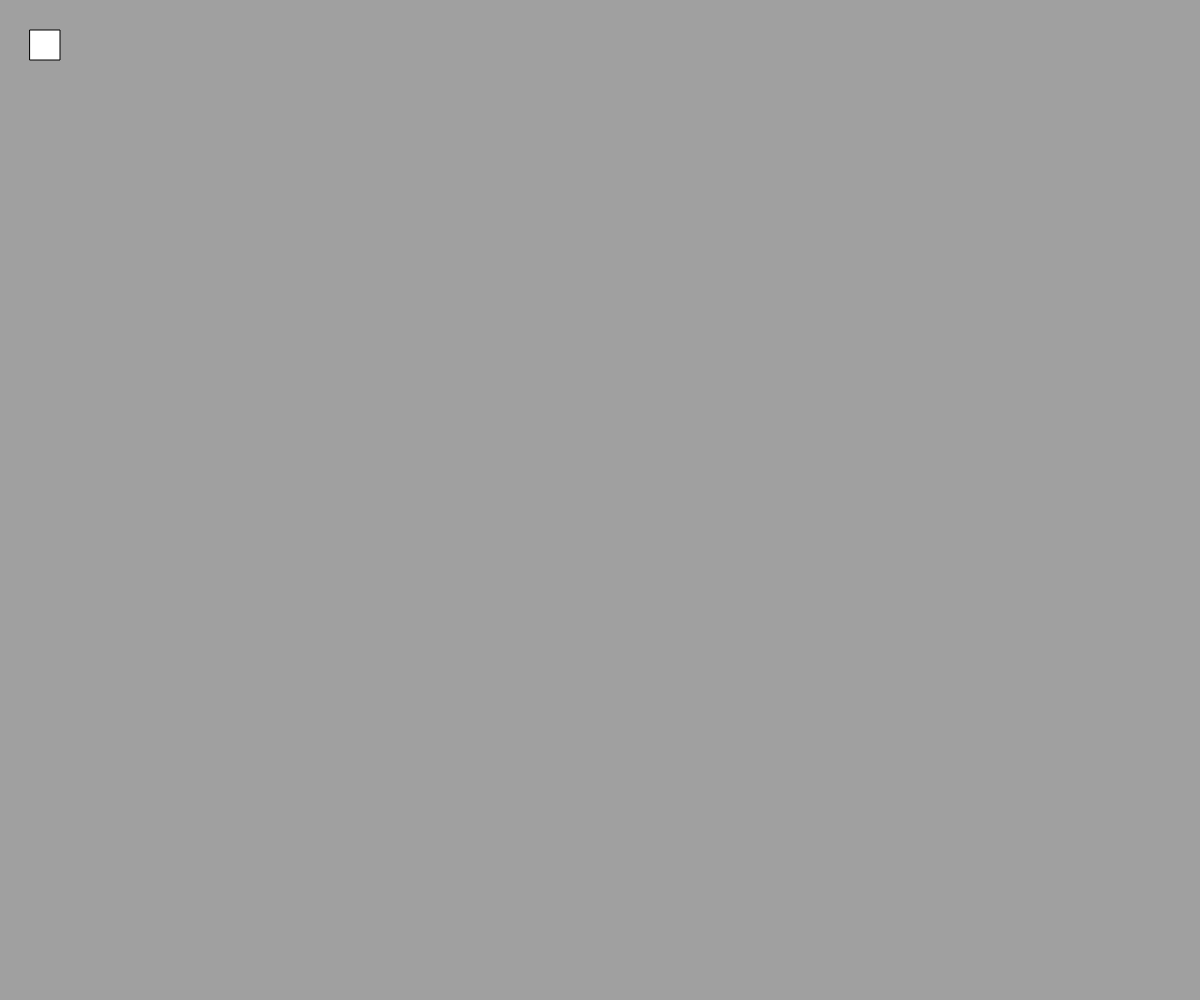
Frame 1 (no input)
Frame 60 (no input): identical to frame 1, image omitted
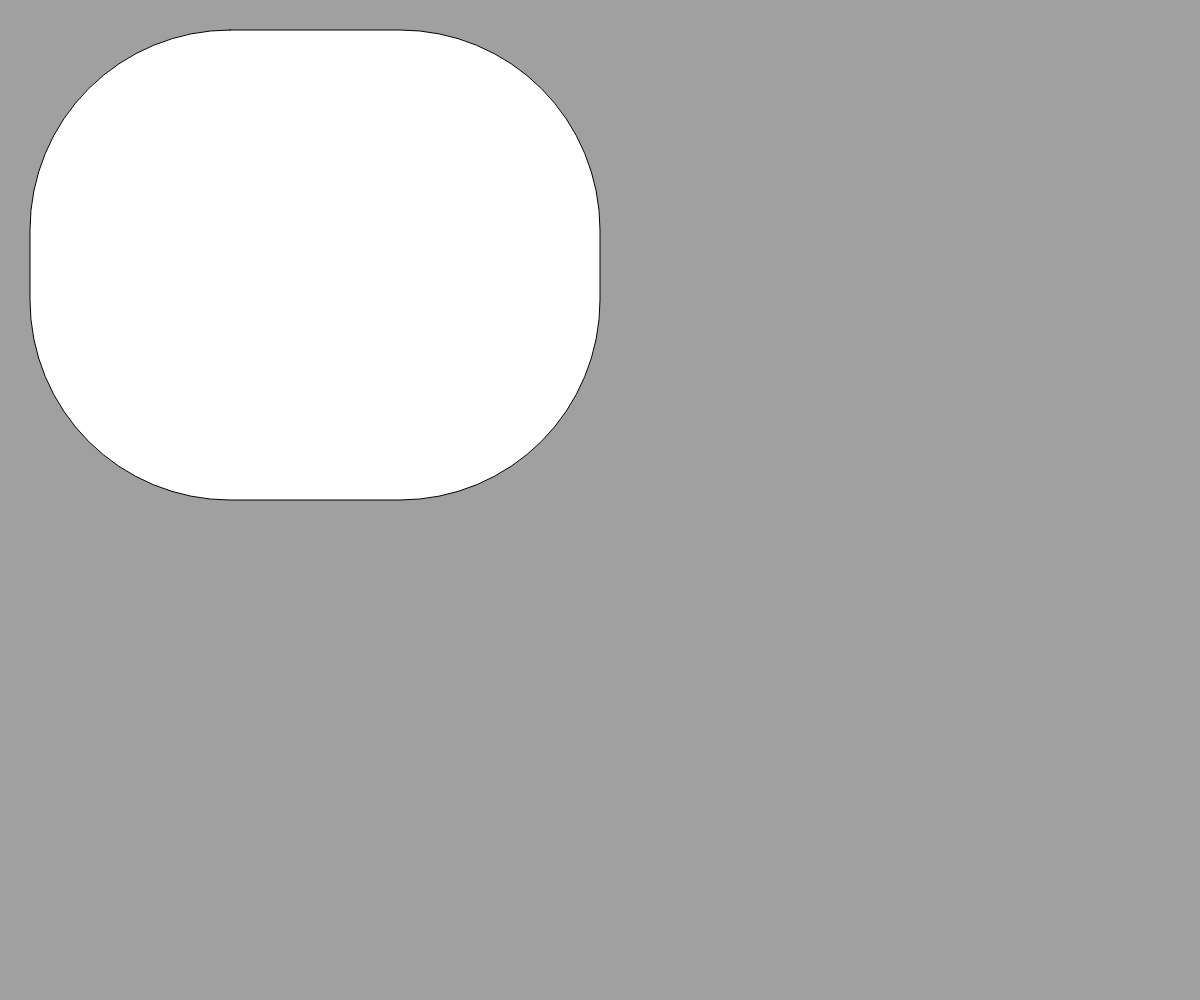
Frame 120 (the mouse pressed at the canvas centre since frame 60)

The p5.js sketch that drew these frames (run headless with seeded random() and noise() and a simulated clock; from frame 60 on, the mouse is pressed at the canvas centre):

// p5.js sketch
// ── sketch.js
// rect === rectangulo

function setup() {
  createCanvas(window.innerWidth, window.innerHeight);
  frameRate(100);
};

function draw() {
  var x = mouseX;
  var y = mouseY;
  background(160);

  rect(30,30,x-30,y-30,x/3);
};
 
